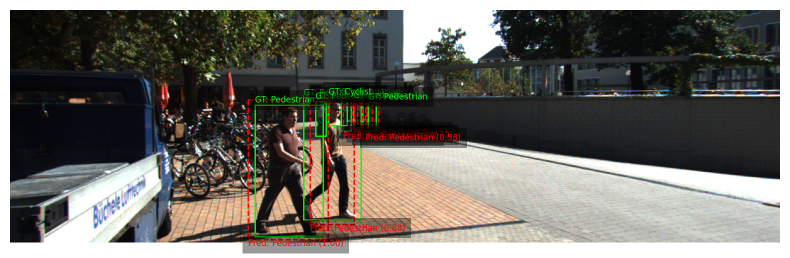
#> input picture Classification/detection_viz/best_detection_model_mobileNet/seq_01/best_detection_model_mobileNet_seq_01_frame_000000.png, 1580 x 516 px, given as the content of the folder Classification/34759_final_project_rect/seq_01/image_02/data, which was not available (shown at 1/2 size)
$ python stereo_depth.py
#> lines starting #> are read from the running program, lines starting #| are printed output that depends on the picture; after the words box and inside, x2 and y2 are one past the last pixel; in counts of white or black regions, pixels touching at a corner belong together; pictures that were not available may be replaced by others from this repository, and a replacement may not be noted
from pathlib import Path
import cv2
import numpy as np


def calculate_baseline() :
    P_rect_02 = np.array([
        [7.070493e+02, 0.000000e+00, 6.040814e+02, 4.575831e+01],
        [0.000000e+00, 7.070493e+02, 1.805066e+02, -3.454157e-01],
        [0.000000e+00, 0.000000e+00, 1.000000e+00, 4.981016e-03],
    ])

    P_rect_03 = np.array([
        [7.070493e+02, 0.000000e+00, 6.040814e+02, -3.341081e+02],
        [0.000000e+00, 7.070493e+02, 1.805066e+02, 2.330660e+00],
        [0.000000e+00, 0.000000e+00, 1.000000e+00, 3.201153e-03],
    ])

    f = P_rect_02[0, 0]
    Tx2 = P_rect_02[0, 3]
    Tx3 = P_rect_03[0, 3]

    return (Tx2 - Tx3) / f


def get_path_images():

    ROOT = Path(__file__).resolve().parent.parent
    data_root = ROOT / "Classification" / "34759_final_project_rect"
    print(data_root)
    return data_root

def calculate_disparity(seq_name: str):
    """
    Compute disparity and depth maps for all frames in a sequence.

    Returns:
        disparities: list of np.ndarray, one per frame (float32, pixels)
        depths:      list of np.ndarray, one per frame (float32, meters)
    """
#> called with seq_name = 'seq_01'

    f = 7.070493e+02

    B = calculate_baseline()

    data_root = get_path_images()

    # Left/right image folders (rectified)
    left_dir = data_root / seq_name / "image_02" / "data"
    right_dir = data_root / seq_name / "image_03" / "data"

    left_imgs = sorted(left_dir.glob("*.png"))
    right_imgs = sorted(right_dir.glob("*.png"))
    print(left_dir)


    block_size = 9
    num_disparities = 128

    stereo = cv2.StereoSGBM_create(
        minDisparity=0,
        numDisparities=num_disparities,
        blockSize=block_size,
        P1=8 * 3 * block_size ** 2,
        P2=32 * 3 * block_size ** 2,
        disp12MaxDiff=1,
        uniquenessRatio=10,
        speckleWindowSize=100,
        speckleRange=32,
    )

    disparities = []
    depths = []

    epsilon = 1e-6

    for idx, (l_path, r_path) in enumerate(zip(left_imgs, right_imgs)):
        left = cv2.imread(str(l_path), cv2.IMREAD_GRAYSCALE)
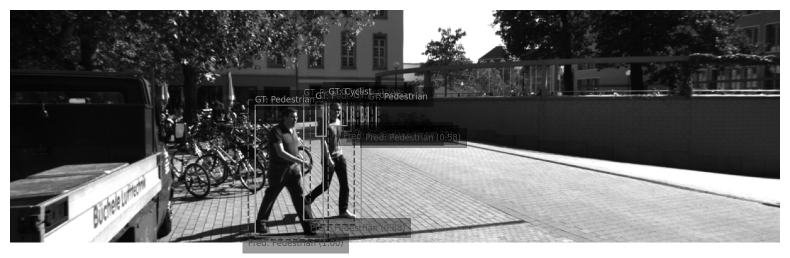
#> left: shape (516, 1580) (shown at 1/2 size); min 0, max 255, mean 107.9
        right = cv2.imread(str(r_path), cv2.IMREAD_GRAYSCALE)


        disp_raw = stereo.compute(left, right).astype(np.float32)
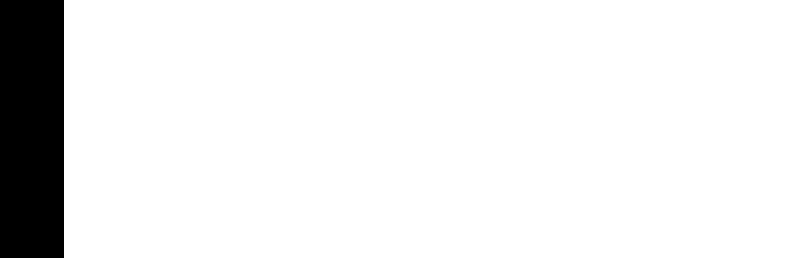
#> disp_raw: shape (516, 1580) float32 (shown at 1/2 size); values -16 (black) and 0 (white), 91.9% white; 1 black region, box (x1, y1, x2, y2) and area: (0, 0, 128, 516) 66048
        disp = disp_raw / 16.0

        disp[disp <= 0.0] = np.nan
#> disp: shape (516, 1580) float32; every value is NaN or infinite

        depth = f * B / (disp + epsilon)

        disparities.append(disp)
        depths.append(depth)

    return disparities, depths
def visualize_depth(
    depth: np.ndarray,
    max_depth: float = 80.0,
    window_name: str = "depth",
    save_path: Path | None = None,
    show: bool = True,
):
    """
    Visualize a depth map (in meters) using a color map.

    Args:
        depth:      2D array of shape (H, W), depth in meters (may contain NaNs).
        max_depth:  Depth (m) at which to clip for visualization. Farther = same color.
        window_name: OpenCV window name.
        save_path:  Optional path to save the colored depth image (e.g. Path("depth_000.png")).
        show:       If True, calls cv2.imshow + waitKey(0).
    """
    # Copy so we don't modify original
    depth_vis = depth.copy().astype(np.float32)

    # Replace invalid values (NaN, inf, <=0) with max_depth
    invalid_mask = ~np.isfinite(depth_vis) | (depth_vis <= 0)
    depth_vis[invalid_mask] = max_depth

    # Clip to a reasonable range [0, max_depth]
    depth_vis = np.clip(depth_vis, 0.0, max_depth)

    # Normalize to [0, 255] for display
    # Option 1: nearer = brighter
    depth_norm = depth_vis / max_depth          # [0, 1], far = 1.0
    depth_norm = 1.0 - depth_norm               # invert: near = 1.0, far = 0.0
    depth_norm = (depth_norm * 255.0).astype(np.uint8)

    # Apply a colormap (e.g. JET)
    depth_color = cv2.applyColorMap(depth_norm, cv2.COLORMAP_JET)

    # Show
    if show:
        cv2.imshow(window_name, depth_color)
        cv2.waitKey(0)
        cv2.destroyAllWindows()

    # Optionally save
    if save_path is not None:
        save_path = Path(save_path)
        save_path.parent.mkdir(parents=True, exist_ok=True)
        cv2.imwrite(str(save_path), depth_color)

    return depth_color

if __name__ == "__main__":


  B = calculate_baseline()
  disp_maps, depth_maps = calculate_disparity("seq_01")
#> disp_maps = 1 item; depth_maps = 1 item
  print(f"Computed {len(disp_maps)} disparity/depth maps for seq_01")
#| Computed 1 disparity/depth maps for seq_01
  first_depth = depth_maps[0]
  depth_color = visualize_depth(
      first_depth,
      max_depth=80.0,
      window_name="seq_01 depth frame 0",
      save_path=Path("outputs/depth_seq01_frame000.png"),
  )
#> in visualize_depth, `invalid_mask = ~np.isfinite(depth_vis) | (depth_vis <= 0)`: invalid_mask: shape (516, 1580) bool; every value is 1
#> in visualize_depth, `depth_vis[invalid_mask] = max_depth`: depth_vis: shape (516, 1580) float32; every value is 80
#> in visualize_depth, `depth_norm = depth_vis / max_depth`: depth_norm: shape (516, 1580) float32; every value is 1
#> in visualize_depth, `depth_norm = 1.0 - depth_norm`: depth_norm: shape (516, 1580) float32; every value is 0
#> in visualize_depth, `depth_norm = (depth_norm * 255.0).astype(np.uint8)`: depth_norm: shape (516, 1580); every value is 0
#> in visualize_depth, `depth_color = cv2.applyColorMap(depth_norm, cv2.COLORMAP_JET)`:
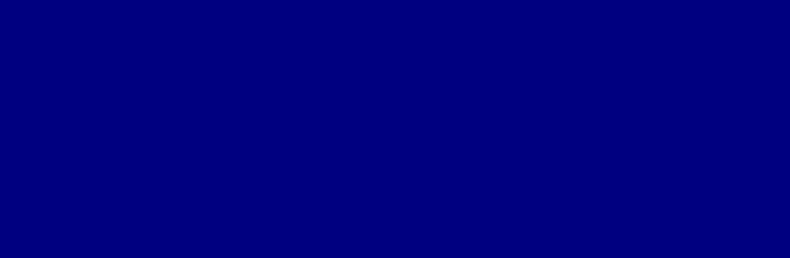
#> depth_color: shape (516, 1580, 3) (shown at 1/2 size); mean B, G, R 128, 0, 0
